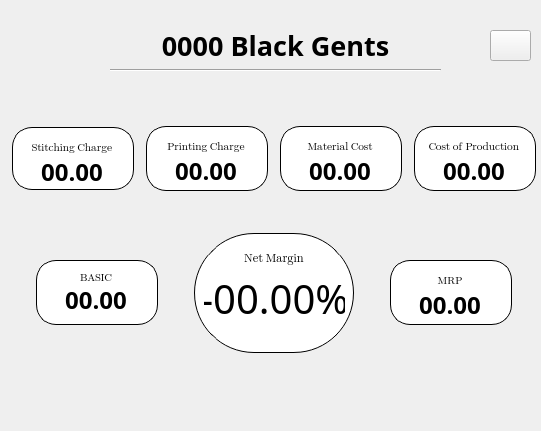
    <widget class="QWidget" name="widget_status" native="true">
     <property name="geometry">
      <rect>
       <x>320</x>
       <y>50</y>
       <width>541</width>
       <height>431</height>
      </rect>
     </property>
     <widget class="QPushButton" name="button_export_xl_sub">
      <property name="geometry">
       <rect>
        <x>490</x>
        <y>30</y>
        <width>41</width>
        <height>31</height>
       </rect>
      </property>
      <property name="text">
       <string/>
      </property>
      <property name="icon">
       <iconset>
        <normaloff>../icons/file-export-solid.svg</normaloff>../icons/file-export-solid.svg</iconset>
      </property>
     </widget>
     <widget class="QLabel" name="label_article">
      <property name="geometry">
       <rect>
        <x>110</x>
        <y>30</y>
        <width>331</width>
        <height>31</height>
       </rect>
      </property>
      <property name="font">
       <font>
        <family>Rockwell Condensed</family>
        <pointsize>20</pointsize>
        <weight>75</weight>
        <bold>true</bold>
       </font>
      </property>
      <property name="text">
       <string>0000 Black Gents</string>
      </property>
      <property name="alignment">
       <set>Qt::AlignCenter</set>
      </property>
     </widget>
     <widget class="Line" name="line">
      <property name="geometry">
       <rect>
        <x>110</x>
        <y>60</y>
        <width>331</width>
        <height>20</height>
       </rect>
      </property>
      <property name="orientation">
       <enum>Qt::Horizontal</enum>
      </property>
     </widget>
     <widget class="QWidget" name="layoutWidget">
      <property name="geometry">
       <rect>
        <x>10</x>
        <y>90</y>
        <width>531</width>
        <height>301</height>
       </rect>
      </property>
      <layout class="QVBoxLayout" name="verticalLayout_12">
       <item>
        <layout class="QHBoxLayout" name="horizontalLayout_4">
         <property name="spacing">
          <number>10</number>
         </property>
         <property name="sizeConstraint">
          <enum>QLayout::SetDefaultConstraint</enum>
         </property>
         <item>
          <widget class="QWidget" name="widget_2" native="true">
           <property name="maximumSize">
            <size>
             <width>122</width>
             <height>63</height>
            </size>
           </property>
           <property name="styleSheet">
            <string notr="true">background-color:rgb(255, 255, 255);
border:1px solid black;
border-radius:20px;</string>
           </property>
           <widget class="QLabel" name="label_stich">
            <property name="enabled">
             <bool>true</bool>
            </property>
            <property name="geometry">
             <rect>
              <x>10</x>
              <y>10</y>
              <width>100</width>
              <height>20</height>
             </rect>
            </property>
            <property name="sizePolicy">
             <sizepolicy hsizetype="Preferred" vsizetype="Preferred">
              <horstretch>0</horstretch>
              <verstretch>0</verstretch>
             </sizepolicy>
            </property>
            <property name="minimumSize">
             <size>
              <width>100</width>
              <height>0</height>
             </size>
            </property>
            <property name="font">
             <font>
              <family>Segoe UI Emoji</family>
              <pointsize>8</pointsize>
              <weight>50</weight>
              <italic>false</italic>
              <bold>false</bold>
              <stylestrategy>PreferDefault</stylestrategy>
              <kerning>true</kerning>
             </font>
            </property>
            <property name="autoFillBackground">
             <bool>false</bool>
            </property>
            <property name="styleSheet">
             <string notr="true">border:0px solid transperant;</string>
            </property>
            <property name="text">
             <string>Stitching Charge</string>
            </property>
            <property name="alignment">
             <set>Qt::AlignCenter</set>
            </property>
           </widget>
           <widget class="QLabel" name="label_Vstitch">
            <property name="geometry">
             <rect>
              <x>10</x>
              <y>30</y>
              <width>100</width>
              <height>29</height>
             </rect>
            </property>
            <property name="font">
             <font>
              <family>Bahnschrift</family>
              <pointsize>18</pointsize>
              <weight>75</weight>
              <bold>true</bold>
             </font>
            </property>
            <property name="styleSheet">
             <string notr="true">border:0px;</string>
            </property>
            <property name="text">
             <string>00.00</string>
            </property>
            <property name="textFormat">
             <enum>Qt::PlainText</enum>
            </property>
            <property name="alignment">
             <set>Qt::AlignCenter</set>
            </property>
           </widget>
          </widget>
         </item>
         <item>
          <widget class="QWidget" name="widget_3" native="true">
           <property name="maximumSize">
            <size>
             <width>122</width>
             <height>65</height>
            </size>
           </property>
           <property name="styleSheet">
            <string notr="true">background-color:rgb(255, 255, 255);
border:1px solid black;
border-radius:20px;</string>
           </property>
           <widget class="QLabel" name="label_print">
            <property name="enabled">
             <bool>true</bool>
            </property>
            <property name="geometry">
             <rect>
              <x>10</x>
              <y>10</y>
              <width>100</width>
              <height>20</height>
             </rect>
            </property>
            <property name="sizePolicy">
             <sizepolicy hsizetype="Preferred" vsizetype="Preferred">
              <horstretch>0</horstretch>
              <verstretch>0</verstretch>
             </sizepolicy>
            </property>
            <property name="minimumSize">
             <size>
              <width>100</width>
              <height>0</height>
             </size>
            </property>
            <property name="font">
             <font>
              <family>Segoe UI Emoji</family>
              <pointsize>8</pointsize>
              <weight>50</weight>
              <italic>false</italic>
              <bold>false</bold>
              <stylestrategy>PreferDefault</stylestrategy>
              <kerning>true</kerning>
             </font>
            </property>
            <property name="autoFillBackground">
             <bool>false</bool>
            </property>
            <property name="styleSheet">
             <string notr="true">border:0px;</string>
            </property>
            <property name="text">
             <string>Printing Charge</string>
            </property>
            <property name="alignment">
             <set>Qt::AlignCenter</set>
            </property>
           </widget>
           <widget class="QLabel" name="label_Vprint">
            <property name="geometry">
             <rect>
              <x>10</x>
              <y>30</y>
              <width>100</width>
              <height>29</height>
             </rect>
            </property>
            <property name="font">
             <font>
              <family>Bahnschrift</family>
              <pointsize>18</pointsize>
              <weight>75</weight>
              <bold>true</bold>
             </font>
            </property>
            <property name="styleSheet">
             <string notr="true">border:0px;</string>
            </property>
            <property name="text">
             <string>00.00</string>
            </property>
            <property name="textFormat">
             <enum>Qt::PlainText</enum>
            </property>
            <property name="alignment">
             <set>Qt::AlignCenter</set>
            </property>
           </widget>
          </widget>
         </item>
         <item>
          <widget class="QWidget" name="widget_4" native="true">
           <property name="maximumSize">
            <size>
             <width>122</width>
             <height>65</height>
            </size>
           </property>
           <property name="styleSheet">
            <string notr="true">background-color:rgb(255, 255, 255);
border:1px solid black;
border-radius:20px;</string>
           </property>
           <widget class="QLabel" name="label_mc">
            <property name="enabled">
             <bool>true</bool>
            </property>
            <property name="geometry">
             <rect>
              <x>10</x>
              <y>10</y>
              <width>100</width>
              <height>20</height>
             </rect>
            </property>
            <property name="sizePolicy">
             <sizepolicy hsizetype="Preferred" vsizetype="Preferred">
              <horstretch>0</horstretch>
              <verstretch>0</verstretch>
             </sizepolicy>
            </property>
            <property name="minimumSize">
             <size>
              <width>100</width>
              <height>0</height>
             </size>
            </property>
            <property name="font">
             <font>
              <family>Segoe UI Emoji</family>
              <pointsize>8</pointsize>
              <weight>50</weight>
              <italic>false</italic>
              <bold>false</bold>
              <stylestrategy>PreferDefault</stylestrategy>
              <kerning>true</kerning>
             </font>
            </property>
            <property name="autoFillBackground">
             <bool>false</bool>
            </property>
            <property name="styleSheet">
             <string notr="true">border:0px;</string>
            </property>
            <property name="text">
             <string>Material Cost</string>
            </property>
            <property name="alignment">
             <set>Qt::AlignCenter</set>
            </property>
           </widget>
           <widget class="QLabel" name="label_Vmc">
            <property name="geometry">
             <rect>
              <x>10</x>
              <y>30</y>
              <width>100</width>
              <height>29</height>
             </rect>
            </property>
            <property name="font">
             <font>
              <family>Bahnschrift</family>
              <pointsize>18</pointsize>
              <weight>75</weight>
              <bold>true</bold>
             </font>
            </property>
            <property name="styleSheet">
             <string notr="true">border:0px;</string>
            </property>
            <property name="text">
             <string>00.00</string>
            </property>
            <property name="textFormat">
             <enum>Qt::PlainText</enum>
            </property>
            <property name="alignment">
             <set>Qt::AlignCenter</set>
            </property>
           </widget>
          </widget>
         </item>
         <item>
          <widget class="QWidget" name="widget_5" native="true">
           <property name="maximumSize">
            <size>
             <width>122</width>
             <height>65</height>
            </size>
           </property>
           <property name="styleSheet">
            <string notr="true">background-color:rgb(255, 255, 255);
border:1px solid black;
border-radius:20px;</string>
           </property>
           <widget class="QLabel" name="label_cop">
            <property name="enabled">
             <bool>true</bool>
            </property>
            <property name="geometry">
             <rect>
              <x>10</x>
              <y>10</y>
              <width>100</width>
              <height>20</height>
             </rect>
            </property>
            <property name="sizePolicy">
             <sizepolicy hsizetype="Preferred" vsizetype="Preferred">
              <horstretch>0</horstretch>
              <verstretch>0</verstretch>
             </sizepolicy>
            </property>
            <property name="minimumSize">
             <size>
              <width>100</width>
              <height>0</height>
             </size>
            </property>
            <property name="font">
             <font>
              <family>Segoe UI Emoji</family>
              <pointsize>8</pointsize>
              <weight>50</weight>
              <italic>false</italic>
              <bold>false</bold>
              <stylestrategy>PreferDefault</stylestrategy>
              <kerning>true</kerning>
             </font>
            </property>
            <property name="autoFillBackground">
             <bool>false</bool>
            </property>
            <property name="styleSheet">
             <string notr="true">border:0px;</string>
            </property>
            <property name="text">
             <string>Cost of Production</string>
            </property>
            <property name="alignment">
             <set>Qt::AlignCenter</set>
            </property>
           </widget>
           <widget class="QLabel" name="label_Vcop">
            <property name="geometry">
             <rect>
              <x>10</x>
              <y>30</y>
              <width>100</width>
              <height>29</height>
             </rect>
            </property>
            <property name="font">
             <font>
              <family>Bahnschrift</family>
              <pointsize>18</pointsize>
              <weight>75</weight>
              <bold>true</bold>
             </font>
            </property>
            <property name="styleSheet">
             <string notr="true">border:0px;</string>
            </property>
            <property name="text">
             <string>00.00</string>
            </property>
            <property name="textFormat">
             <enum>Qt::PlainText</enum>
            </property>
            <property name="alignment">
             <set>Qt::AlignCenter</set>
            </property>
           </widget>
          </widget>
         </item>
        </layout>
       </item>
       <item>
        <layout class="QHBoxLayout" name="horizontalLayout_5">
         <property name="spacing">
          <number>10</number>
         </property>
         <property name="sizeConstraint">
          <enum>QLayout::SetDefaultConstraint</enum>
         </property>
         <item>
          <widget class="QWidget" name="widget_6" native="true">
           <property name="minimumSize">
            <size>
             <width>120</width>
             <height>0</height>
            </size>
           </property>
           <property name="maximumSize">
            <size>
             <width>122</width>
             <height>65</height>
            </size>
           </property>
           <property name="styleSheet">
            <string notr="true">background-color:rgb(255, 255, 255);
border:1px solid black;
border-radius:20px;</string>
           </property>
           <widget class="QLabel" name="label_Vbasic">
            <property name="geometry">
             <rect>
              <x>10</x>
              <y>30</y>
              <width>100</width>
              <height>20</height>
             </rect>
            </property>
            <property name="font">
             <font>
              <family>Bahnschrift</family>
              <pointsize>18</pointsize>
              <weight>75</weight>
              <bold>true</bold>
             </font>
            </property>
            <property name="styleSheet">
             <string notr="true">border:0px;</string>
            </property>
            <property name="text">
             <string>00.00</string>
            </property>
            <property name="textFormat">
             <enum>Qt::PlainText</enum>
            </property>
            <property name="alignment">
             <set>Qt::AlignCenter</set>
            </property>
           </widget>
           <widget class="QLabel" name="label_basic">
            <property name="enabled">
             <bool>true</bool>
            </property>
            <property name="geometry">
             <rect>
              <x>10</x>
              <y>10</y>
              <width>100</width>
              <height>15</height>
             </rect>
            </property>
            <property name="sizePolicy">
             <sizepolicy hsizetype="Preferred" vsizetype="Preferred">
              <horstretch>0</horstretch>
              <verstretch>0</verstretch>
             </sizepolicy>
            </property>
            <property name="minimumSize">
             <size>
              <width>100</width>
              <height>0</height>
             </size>
            </property>
            <property name="font">
             <font>
              <family>Segoe UI Emoji</family>
              <pointsize>8</pointsize>
              <weight>50</weight>
              <italic>false</italic>
              <bold>false</bold>
              <stylestrategy>PreferDefault</stylestrategy>
              <kerning>true</kerning>
             </font>
            </property>
            <property name="autoFillBackground">
             <bool>false</bool>
            </property>
            <property name="styleSheet">
             <string notr="true">border:0px;</string>
            </property>
            <property name="text">
             <string>BASIC</string>
            </property>
            <property name="alignment">
             <set>Qt::AlignCenter</set>
            </property>
           </widget>
          </widget>
         </item>
         <item>
          <widget class="QWidget" name="widget" native="true">
           <property name="minimumSize">
            <size>
             <width>120</width>
             <height>120</height>
            </size>
           </property>
           <property name="maximumSize">
            <size>
             <width>160</width>
             <height>140</height>
            </size>
           </property>
           <property name="font">
            <font>
             <stylestrategy>PreferAntialias</stylestrategy>
            </font>
           </property>
           <property name="styleSheet">
            <string notr="true">background-color:rgb(255, 255, 255);
border:1px solid black;
border-radius:60px;</string>
           </property>
           <widget class="QLabel" name="label_netm">
            <property name="enabled">
             <bool>true</bool>
            </property>
            <property name="geometry">
             <rect>
              <x>30</x>
              <y>10</y>
              <width>100</width>
              <height>31</height>
             </rect>
            </property>
            <property name="sizePolicy">
             <sizepolicy hsizetype="Preferred" vsizetype="Preferred">
              <horstretch>0</horstretch>
              <verstretch>0</verstretch>
             </sizepolicy>
            </property>
            <property name="minimumSize">
             <size>
              <width>100</width>
              <height>0</height>
             </size>
            </property>
            <property name="font">
             <font>
              <family>Segoe UI Emoji</family>
              <pointsize>9</pointsize>
              <weight>50</weight>
              <italic>false</italic>
              <bold>false</bold>
              <stylestrategy>PreferDefault</stylestrategy>
              <kerning>true</kerning>
             </font>
            </property>
            <property name="autoFillBackground">
             <bool>false</bool>
            </property>
            <property name="styleSheet">
             <string notr="true">border:0px;
background-color:transparent;</string>
            </property>
            <property name="text">
             <string>Net Margin</string>
            </property>
            <property name="alignment">
             <set>Qt::AlignCenter</set>
            </property>
           </widget>
           <widget class="QLabel" name="label_Vnetm">
            <property name="geometry">
             <rect>
              <x>10</x>
              <y>40</y>
              <width>141</width>
              <height>51</height>
             </rect>
            </property>
            <property name="font">
             <font>
              <family>Bahnschrift</family>
              <pointsize>30</pointsize>
             </font>
            </property>
            <property name="styleSheet">
             <string notr="true">border:0px;
background-color:transparent;</string>
            </property>
            <property name="text">
             <string>-00.00%</string>
            </property>
            <property name="textFormat">
             <enum>Qt::PlainText</enum>
            </property>
            <property name="alignment">
             <set>Qt::AlignCenter</set>
            </property>
           </widget>
          </widget>
         </item>
         <item>
          <widget class="QWidget" name="widget_7" native="true">
           <property name="maximumSize">
            <size>
             <width>122</width>
             <height>65</height>
            </size>
           </property>
           <property name="styleSheet">
            <string notr="true">background-color:rgb(255, 255, 255);
border:1px solid black;
border-radius:20px;</string>
           </property>
           <widget class="QLabel" name="label_mrp">
            <property name="enabled">
             <bool>true</bool>
            </property>
            <property name="geometry">
             <rect>
              <x>10</x>
              <y>10</y>
              <width>100</width>
              <height>20</height>
             </rect>
            </property>
            <property name="sizePolicy">
             <sizepolicy hsizetype="Preferred" vsizetype="Preferred">
              <horstretch>0</horstretch>
              <verstretch>0</verstretch>
             </sizepolicy>
            </property>
            <property name="minimumSize">
             <size>
              <width>100</width>
              <height>0</height>
             </size>
            </property>
            <property name="font">
             <font>
              <family>Segoe UI Emoji</family>
              <pointsize>8</pointsize>
              <weight>50</weight>
              <italic>false</italic>
              <bold>false</bold>
              <stylestrategy>PreferDefault</stylestrategy>
              <kerning>true</kerning>
             </font>
            </property>
            <property name="autoFillBackground">
             <bool>false</bool>
            </property>
            <property name="styleSheet">
             <string notr="true">border:0px;</string>
            </property>
            <property name="text">
             <string>MRP</string>
            </property>
            <property name="alignment">
             <set>Qt::AlignCenter</set>
            </property>
           </widget>
           <widget class="QLabel" name="label_Vmrp">
            <property name="geometry">
             <rect>
              <x>10</x>
              <y>30</y>
              <width>100</width>
              <height>29</height>
             </rect>
            </property>
            <property name="font">
             <font>
              <family>Bahnschrift</family>
              <pointsize>18</pointsize>
              <weight>75</weight>
              <bold>true</bold>
             </font>
            </property>
            <property name="styleSheet">
             <string notr="true">border:0px;</string>
            </property>
            <property name="text">
             <string>00.00</string>
            </property>
            <property name="textFormat">
             <enum>Qt::PlainText</enum>
            </property>
            <property name="alignment">
             <set>Qt::AlignCenter</set>
            </property>
           </widget>
          </widget>
         </item>
        </layout>
       </item>
      </layout>
     </widget>
    </widget>
